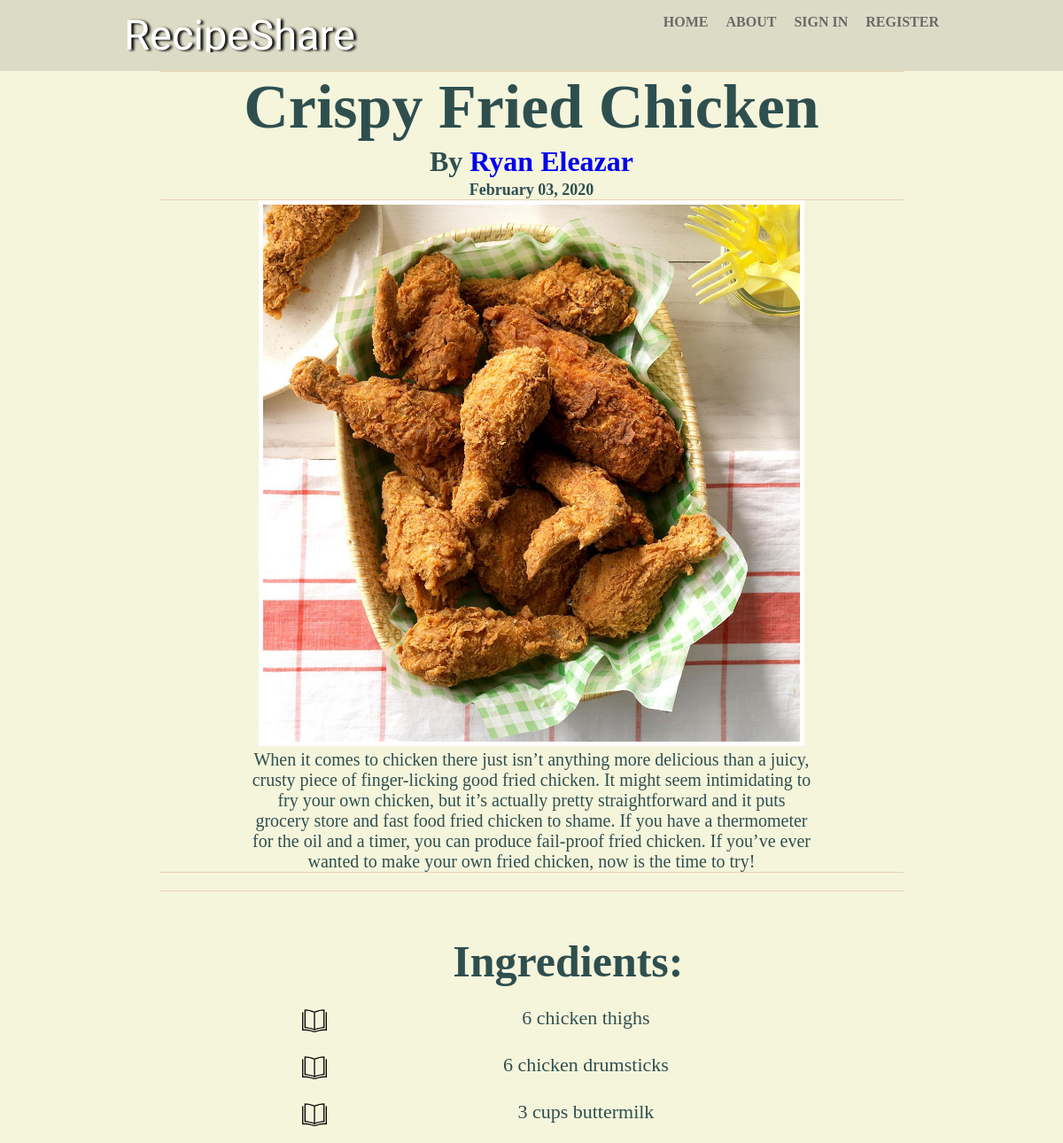
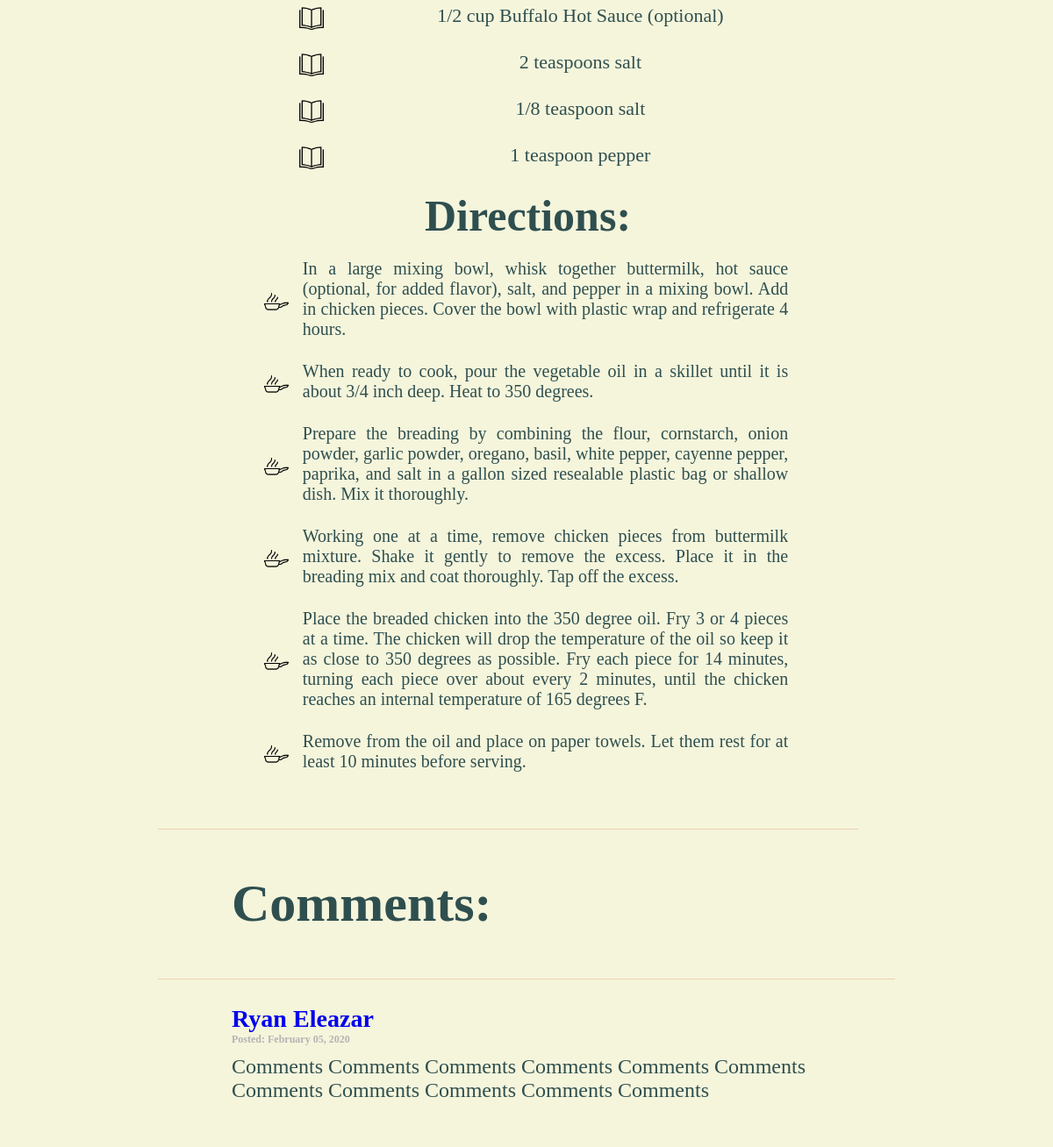
Page /article/2/Crispy Fried Chicken on the committed database (2 pictures, top to bottom).
### tables this page shows
CREATE TABLE recipe(id INTEGER  PRIMARY KEY, dishname VARCHAR(100) NOT NULL, description TEXT NOT NULL, ingredients TEXT NOT NULL, directions TEXT NOT NULL, imagename VARCHAR(100) NOT NULL, author VARCHAR(100) NOT NULL, datetoday VARCHAR(100) NOT NULL);

CREATE TABLE user(id INTEGER  PRIMARY KEY, username VARCHAR(100) NOT NULL, password VARCHAR(100) NOT NULL, email VARCHAR(100) NOT NULL, firstname VARCHAR(100) NOT NULL, lastname VARCHAR(100) NOT NULL );

CREATE TABLE comments(comments TEXT NOT NULL, id INTEGER NOT NULL, user VARCHAR(100) NOT NULL, datetoday VARCHAR(100) NOT NULL);

### application.py (the view, shortened to what this page needs)
@app.route('/article/<id>/<dishname>', methods=['POST', 'GET'])
@app.route('/')
def article(id,dishname):
    with sqlite3.connect('database.db') as conn:
        cur = conn.cursor()
        cur.execute("SELECT recipe.dishname, user.firstname, user.lastname, recipe.imagename, recipe.description, recipe.ingredients, recipe.directions,recipe.id,recipe.author,recipe.datetoday,user.username FROM recipe INNER JOIN user ON recipe.author = user.username WHERE recipe.id = ?", [id])
        recipe = cur.fetchall()
        cur = conn.cursor()
        cur.execute("SELECT user.firstname, user.lastname, comments.comments,comments.datetoday,user.username FROM user INNER JOIN comments ON user.username = comments.user WHERE comments.id = ?",[id])
        usercomment = cur.fetchall()
    return render_template('article.html', recipe=recipe, usercomment = usercomment)

### templates/article.html (shortened to what this page needs)
{% extends "layout.html" %}
{% block content %}
<header class = 'loginnav'>
		<div class="container">
			<nav>
				{% if session['username'] %}
		        <a href = {{ url_for("home", username = session['username'])}}><h2>RecipeShare</h2></a>
		        {% else %}
		        <a href = {{ url_for("home")}}><h2>RecipeShare</h2></a>
		        {% endif %}
				<ul>
					{% if not session['username'] %}
							<li><a href = {{ url_for("register")}} >Register</a></li>
							<li><a href = {{ url_for("login")}}>Sign in</a></li>
					{% else %}
							<li id = 'LogoutButton' ><a href = {{ url_for("logout")}}>Logout</a></li>
					{% endif %}
							<li><a href = {{ url_for("about")}}>About</a></li>
					{% if not session['username'] %}
							<li><a href = {{ url_for("home")}}>Home</a></li>
					{% else %}
							<li><a href = {{ url_for("profile", username = session['username'])}}>Profile({{session['username']}})</a></li>
							<li><a href = {{ url_for("home", username = session['username'])}}>Home</a></li>
					{% endif %}
				</ul>
			</nav>
		</div>
</header>
<section id = 'recipeshowcase'>
	{% for n in recipe %}
	<article id = 'dishnamesummarygroup'>
		<article id = 'dishnameshowcase'>
			<div class = 'container'>
				<h2>{{n[0]}}</h2>
			</div>
			<div class = 'container'>
				<h4>By <a href = {{ url_for("profile", username = n[10]) }}>{{n[1]}} {{n[2]}}</a></h4>
				<h5>{{n[9]}}</h5>
			</div>
		</article>
		<article id = 'pictureshowcase'>
			<div class = 'container'>
				<img src = "{{ url_for('static' , filename = 'images/recipeimages/' + n[3])}}" ><br>
			</div>
			<div class = 'container'>
				<p>{{n[4]}}</p>
			</div>
		</article>
	</article>
	<article class = 'links'>
	</article>
	<article id = 'dishnamesummarygroup2'>
		<article id = 'ingredientsshowcase'>
			<div class = 'container'>
				<h1>Ingredients:</h1>
				{% set ing = n[5].split('\n') %}
				{% for x in ing %}
				<ul>
					<li>{{x}}</li>
				</ul>
				{% endfor %}
			</div>
		</article>
		<article id = 'directionsshowcase'>
			<div class = 'container'>
				<h1>Directions:</h1>
				{% set dir = n[6].split('\n') %}
				{% for y in dir %}
				<ul>
					<li> {{y}}</li>
				</ul>
				{% endfor %}
			</div>
		</article>
	</article>
	{% endfor %}
		<div class = 'commentheader'>
			<h1>Comments:</h1>
		</div>
	<section id = 'commentsection'>
		{% for m in usercomment %}
		<div class = 'comments'>
			<div class ='container'>
					<a href = {{ url_for("profile", username = m[4]) }}><h3> {{m[0]}} {{m[1]}}</h3></a>
					<h6>Posted: {{m[3]}}</h6>
					<p>{{m[2]}}</p>
				</div>
			</div>
			{% endfor %}
		</div>
{% endblock %}

### templates/layout.html (shortened to what this page needs)
<!DOCTYPE html>
<html lang="en">
	<head>
		<link rel="stylesheet" type="text/css" href = "{{ url_for('static', filename ='style.css')}}">
	</head>
		<body>
			<div id = 'fullbodycontainer'>
				<div class = 'main'>
					{% block content %}{% endblock %}
				</div>
		</body>
</html>

### rows in the picture
recipe: dishname "Crispy Fried Chicken", firstname "Ryan", lastname "Eleazar", datetoday "February 03, 2020", imagename (picture), description "When it comes to chicken there just isn’t anything more delicious than a juicy, crusty piece of finger-licking good fried chicken. It might seem intimidating to fry your own chicken, but it’s actually pretty straightforward and it puts grocery store and fast food fried chicken to shame. If you have a thermometer for the oil and a timer, you can produce fail-proof fried chicken. If you’ve ever wanted to make your own fried chicken, now is the time to try!", ing "6 chicken thighs" "6 chicken drumsticks" "3 cups buttermilk" "1/2 cup Buffalo Hot Sauce (optional)" "2 teaspoons salt" "1/8 teaspoon salt" "1 teaspoon pepper", dir "In a large mixing bowl, whisk together buttermilk, hot sauce (optional, for added flavor), salt, and pepper in a mixing bowl. Add in chicken pieces. Cover the bowl with plastic wrap and refrigerate 4 hours." "When ready to cook, pour the vegetable oil in a skillet until it is about 3/4 inch deep. Heat to 350 degrees." "Prepare the breading by combining the flour, cornstarch, onion powder, garlic powder, oregano, basil, white pepper, cayenne pepper, paprika, and salt in a gallon sized resealable plastic bag or shallow dish. Mix it thoroughly." "Working one at a time, remove chicken pieces from buttermilk mixture. Shake it gently to remove the excess. Place it in the breading mix and coat thoroughly. Tap off the excess." "Place the breaded chicken into the 350 degree oil. Fry 3 or 4 pieces at a time. The chicken will drop the temperature of the oil so keep it as close to 350 degrees as possible. Fry each piece for 14 minutes, turning each piece over about every 2 minutes, until the chicken reaches an internal temperature of 165 degrees F." "Remove from the oil and place on paper towels. Let them rest for at least 10 minutes before serving."
user: firstname "Ryan", lastname "Eleazar", datetoday "February 05, 2020", comments "Comments Comments Comments Comments Comments Comments Comments Comments Comments Comments Comments"
